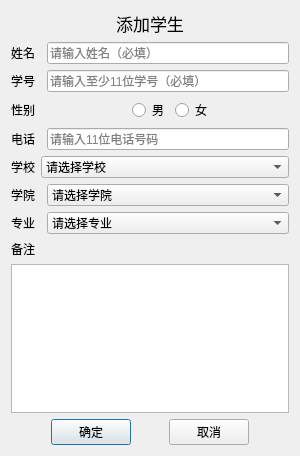
<?xml version="1.0" encoding="UTF-8"?>
<ui version="4.0">
 <class>mycreate</class>
 <widget class="QDialog" name="mycreate">
  <property name="geometry">
   <rect>
    <x>0</x>
    <y>0</y>
    <width>300</width>
    <height>456</height>
   </rect>
  </property>
  <property name="windowTitle">
   <string>添加</string>
  </property>
  <layout class="QVBoxLayout" name="verticalLayout">
   <item>
    <widget class="QLabel" name="label">
     <property name="sizePolicy">
      <sizepolicy hsizetype="Preferred" vsizetype="Fixed">
       <horstretch>0</horstretch>
       <verstretch>0</verstretch>
      </sizepolicy>
     </property>
     <property name="font">
      <font>
       <family>微软雅黑</family>
       <pointsize>13</pointsize>
      </font>
     </property>
     <property name="text">
      <string>添加学生</string>
     </property>
     <property name="alignment">
      <set>Qt::AlignCenter</set>
     </property>
    </widget>
   </item>
   <item>
    <layout class="QHBoxLayout" name="horizontalLayout" stretch="1,8">
     <item>
      <widget class="QLabel" name="label_2">
       <property name="text">
        <string>姓名</string>
       </property>
      </widget>
     </item>
     <item>
      <widget class="QLineEdit" name="le_name">
       <property name="placeholderText">
        <string>请输入姓名（必填）</string>
       </property>
       <property name="clearButtonEnabled">
        <bool>true</bool>
       </property>
      </widget>
     </item>
    </layout>
   </item>
   <item>
    <layout class="QHBoxLayout" name="horizontalLayout_2" stretch="1,8">
     <item>
      <widget class="QLabel" name="label_3">
       <property name="text">
        <string>学号</string>
       </property>
      </widget>
     </item>
     <item>
      <widget class="QLineEdit" name="le_id">
       <property name="maxLength">
        <number>100</number>
       </property>
       <property name="placeholderText">
        <string>请输入至少11位学号（必填）</string>
       </property>
       <property name="clearButtonEnabled">
        <bool>true</bool>
       </property>
      </widget>
     </item>
    </layout>
   </item>
   <item>
    <layout class="QHBoxLayout" name="horizontalLayout_3" stretch="3,0,3">
     <item>
      <widget class="QLabel" name="label_4">
       <property name="text">
        <string>性别</string>
       </property>
      </widget>
     </item>
     <item>
      <widget class="QRadioButton" name="rbtn_male">
       <property name="text">
        <string>男</string>
       </property>
       <attribute name="buttonGroup">
        <string notr="true">sexGroup</string>
       </attribute>
      </widget>
     </item>
     <item>
      <widget class="QRadioButton" name="rbtn_female">
       <property name="text">
        <string>女</string>
       </property>
       <attribute name="buttonGroup">
        <string notr="true">sexGroup</string>
       </attribute>
      </widget>
     </item>
    </layout>
   </item>
   <item>
    <layout class="QHBoxLayout" name="horizontalLayout_4" stretch="1,8">
     <item>
      <widget class="QLabel" name="label_5">
       <property name="text">
        <string>电话</string>
       </property>
      </widget>
     </item>
     <item>
      <widget class="QLineEdit" name="le_pnum">
       <property name="placeholderText">
        <string>请输入11位电话号码</string>
       </property>
       <property name="clearButtonEnabled">
        <bool>true</bool>
       </property>
      </widget>
     </item>
    </layout>
   </item>
   <item>
    <layout class="QHBoxLayout" name="horizontalLayout_7" stretch="0,8">
     <item>
      <widget class="QLabel" name="label_7">
       <property name="text">
        <string>学校</string>
       </property>
      </widget>
     </item>
     <item>
      <widget class="QComboBox" name="cbb_school">
       <item>
        <property name="text">
         <string>请选择学校</string>
        </property>
       </item>
       <item>
        <property name="text">
         <string>华南师范大学（石牌校区）</string>
        </property>
       </item>
       <item>
        <property name="text">
         <string>华南师范大学（大学城校区）</string>
        </property>
       </item>
       <item>
        <property name="text">
         <string>华南师范大学（南海校区）</string>
        </property>
       </item>
       <item>
        <property name="text">
         <string>其它</string>
        </property>
       </item>
      </widget>
     </item>
    </layout>
   </item>
   <item>
    <layout class="QHBoxLayout" name="horizontalLayout_5" stretch="1,8">
     <item>
      <widget class="QLabel" name="label_6">
       <property name="text">
        <string>学院</string>
       </property>
      </widget>
     </item>
     <item>
      <widget class="QComboBox" name="cbb_yx">
       <property name="currentIndex">
        <number>0</number>
       </property>
       <item>
        <property name="text">
         <string>请选择学院</string>
        </property>
       </item>
      </widget>
     </item>
    </layout>
   </item>
   <item>
    <layout class="QHBoxLayout" name="horizontalLayout_8" stretch="1,8">
     <item>
      <widget class="QLabel" name="label_8">
       <property name="text">
        <string>专业</string>
       </property>
      </widget>
     </item>
     <item>
      <widget class="QComboBox" name="cbb_zy">
       <item>
        <property name="text">
         <string>请选择专业</string>
        </property>
       </item>
      </widget>
     </item>
    </layout>
   </item>
   <item>
    <widget class="QLabel" name="label_9">
     <property name="text">
      <string>备注</string>
     </property>
    </widget>
   </item>
   <item>
    <widget class="QTextEdit" name="te_other"/>
   </item>
   <item>
    <layout class="QHBoxLayout" name="horizontalLayout_6" stretch="0,3,3,3,0">
     <item>
      <spacer name="horizontalSpacer_3">
       <property name="orientation">
        <enum>Qt::Horizontal</enum>
       </property>
       <property name="sizeHint" stdset="0">
        <size>
         <width>40</width>
         <height>20</height>
        </size>
       </property>
      </spacer>
     </item>
     <item>
      <widget class="QPushButton" name="btn_ok">
       <property name="text">
        <string>确定</string>
       </property>
      </widget>
     </item>
     <item>
      <spacer name="horizontalSpacer">
       <property name="orientation">
        <enum>Qt::Horizontal</enum>
       </property>
       <property name="sizeHint" stdset="0">
        <size>
         <width>88</width>
         <height>20</height>
        </size>
       </property>
      </spacer>
     </item>
     <item>
      <widget class="QPushButton" name="btn_cancel">
       <property name="text">
        <string>取消</string>
       </property>
      </widget>
     </item>
     <item>
      <spacer name="horizontalSpacer_4">
       <property name="orientation">
        <enum>Qt::Horizontal</enum>
       </property>
       <property name="sizeHint" stdset="0">
        <size>
         <width>40</width>
         <height>20</height>
        </size>
       </property>
      </spacer>
     </item>
    </layout>
   </item>
  </layout>
 </widget>
 <resources/>
 <connections>
  <connection>
   <sender>btn_cancel</sender>
   <signal>clicked()</signal>
   <receiver>mycreate</receiver>
   <slot>close()</slot>
   <hints>
    <hint type="sourcelabel">
     <x>214</x>
     <y>455</y>
    </hint>
    <hint type="destinationlabel">
     <x>211</x>
     <y>449</y>
    </hint>
   </hints>
  </connection>
 </connections>
 <buttongroups>
  <buttongroup name="sexGroup">
   <property name="exclusive">
    <bool>true</bool>
   </property>
  </buttongroup>
 </buttongroups>
</ui>
